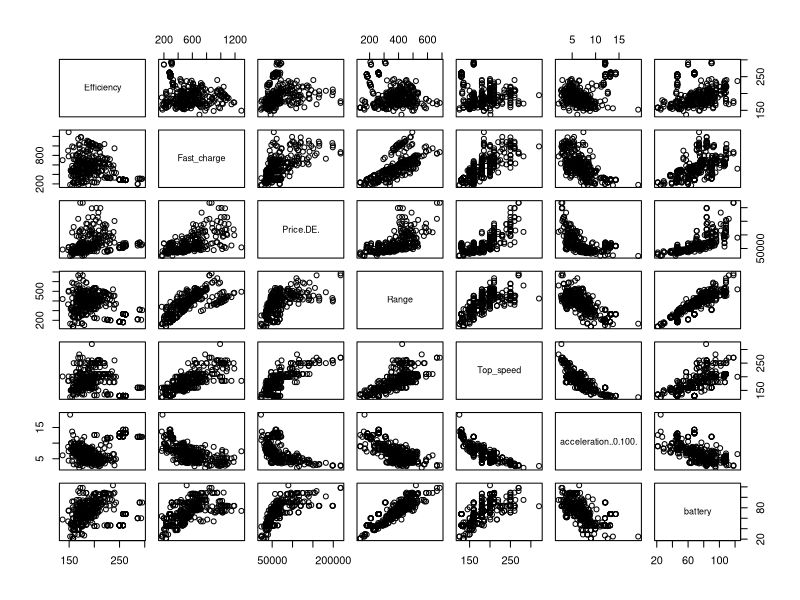
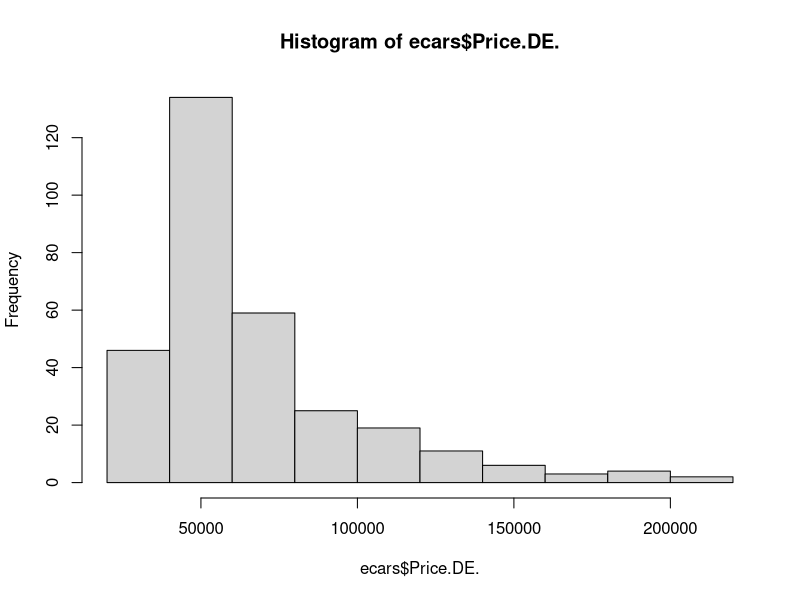
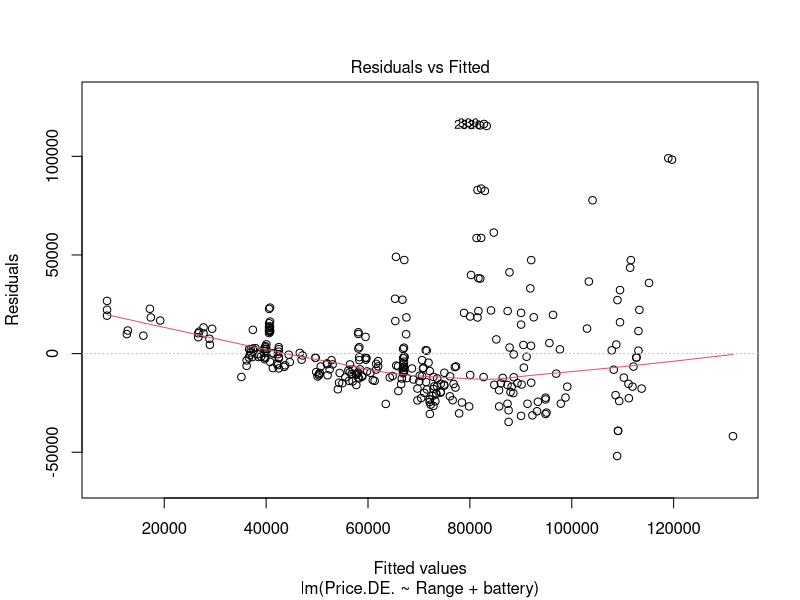
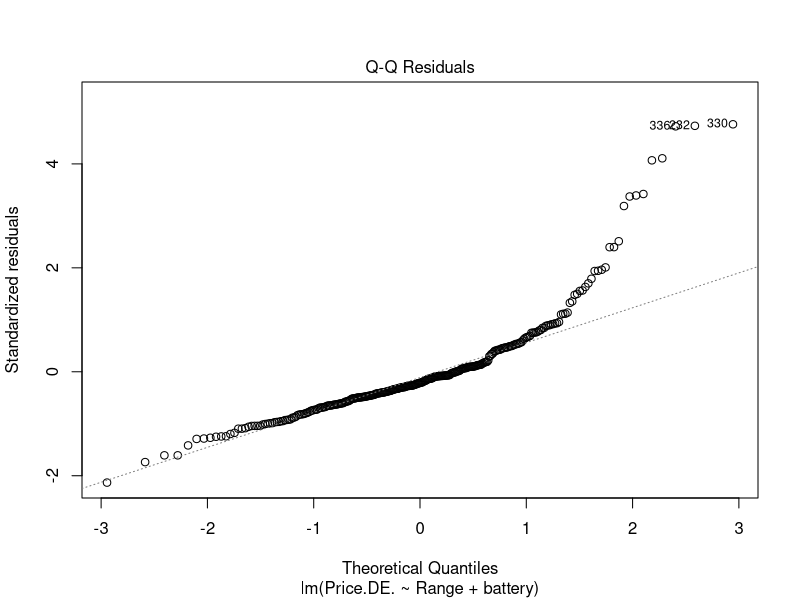
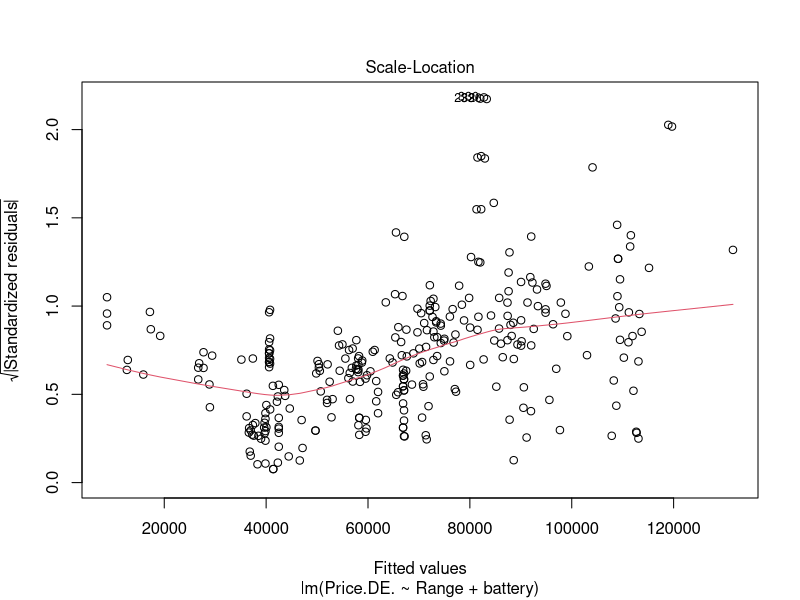
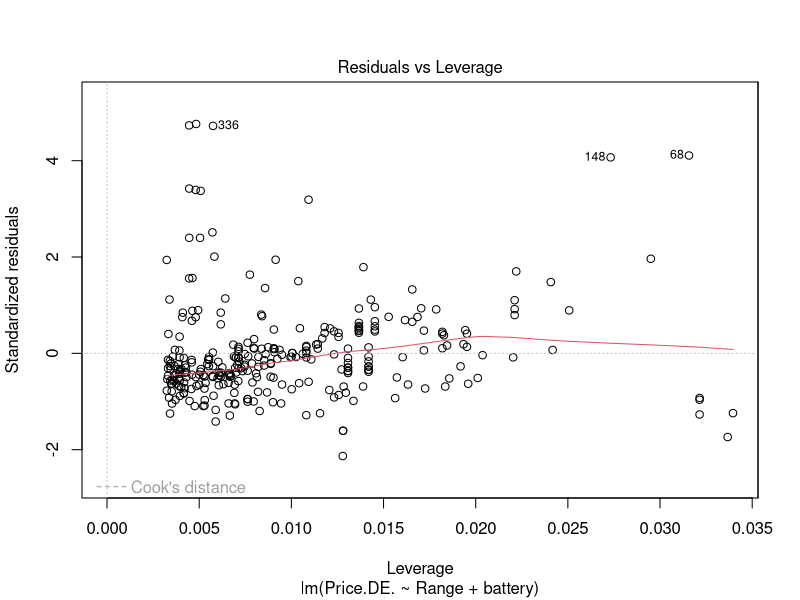
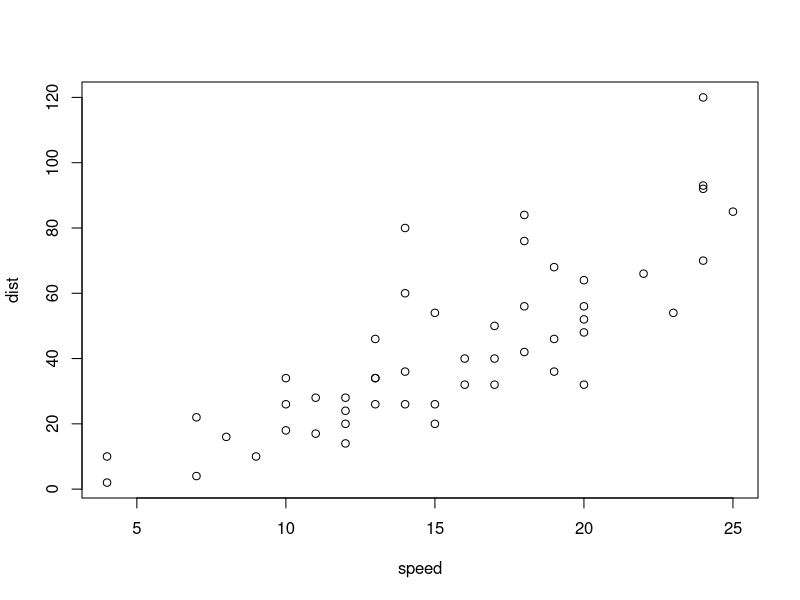

Recreate these plots in R, in order.
## ---- chunk 1
library(dplyr)
library(ggplot2)
library(tidyr)
library(car)
library(MASS)
## ---- chunk 2
ecars = read.csv('EV_cars.csv')
## ---- chunk 3
ecars$battery = ecars$Battery
ecars = ecars[,2:10]
## ---- chunk 4
make = strsplit(ecars$Car_name, split = ' ')
make_ = c()
n = length(make)
n = c(1:n)
for (i in n) {
  make_[i] = make[[i]][1]
}
ecars$Make = make_
ecars
## ---- chunk 5
plot(ecars[,3:9])
## ---- chunk 6
hist(ecars$Price.DE.)
summary(ecars)
sapply(ecars, sd)
imodel = lm(Price.DE. ~ Range + battery, data = ecars)
summary(imodel)
plot(imodel)
## ---- chunk 7
plot(cars)
